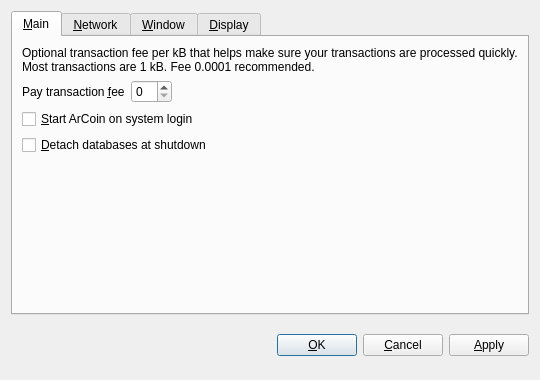
<?xml version="1.0" encoding="UTF-8"?>
<ui version="4.0">
 <class>OptionsDialog</class>
 <widget class="QDialog" name="OptionsDialog">
  <property name="geometry">
   <rect>
    <x>0</x>
    <y>0</y>
    <width>540</width>
    <height>380</height>
   </rect>
  </property>
  <property name="windowTitle">
   <string>Options</string>
  </property>
  <property name="modal">
   <bool>true</bool>
  </property>
  <layout class="QVBoxLayout" name="verticalLayout">
   <item>
    <widget class="QTabWidget" name="tabWidget">
     <property name="tabPosition">
      <enum>QTabWidget::North</enum>
     </property>
     <property name="currentIndex">
      <number>0</number>
     </property>
     <widget class="QWidget" name="tabMain">
      <attribute name="title">
       <string>&amp;Main</string>
      </attribute>
      <layout class="QVBoxLayout" name="verticalLayout_Main">
       <item>
        <widget class="QLabel" name="transactionFeeInfoLabel">
         <property name="text">
          <string>Optional transaction fee per kB that helps make sure your transactions are processed quickly. Most transactions are 1 kB. Fee 0.0001 recommended.</string>
         </property>
         <property name="textFormat">
          <enum>Qt::PlainText</enum>
         </property>
         <property name="wordWrap">
          <bool>true</bool>
         </property>
        </widget>
       </item>
       <item>
        <layout class="QHBoxLayout" name="horizontalLayout_Main">
         <item>
          <widget class="QLabel" name="transactionFeeLabel">
           <property name="text">
            <string>Pay transaction &amp;fee</string>
           </property>
           <property name="textFormat">
            <enum>Qt::PlainText</enum>
           </property>
           <property name="buddy">
            <cstring>transactionFee</cstring>
           </property>
          </widget>
         </item>
         <item>
          <widget class="BitcoinAmountField" name="transactionFee"/>
         </item>
         <item>
          <spacer name="horizontalSpacer_Main">
           <property name="orientation">
            <enum>Qt::Horizontal</enum>
           </property>
           <property name="sizeHint" stdset="0">
            <size>
             <width>40</width>
             <height>20</height>
            </size>
           </property>
          </spacer>
         </item>
        </layout>
       </item>
       <item>
        <widget class="QCheckBox" name="bitcoinAtStartup">
         <property name="toolTip">
          <string>Automatically start ArCoin after logging in to the system.</string>
         </property>
         <property name="text">
          <string>&amp;Start ArCoin on system login</string>
         </property>
        </widget>
       </item>
       <item>
        <widget class="QCheckBox" name="detachDatabases">
         <property name="toolTip">
          <string>Detach block and address databases at shutdown. This means they can be moved to another data directory, but it slows down shutdown. The wallet is always detached.</string>
         </property>
         <property name="text">
          <string>&amp;Detach databases at shutdown</string>
         </property>
        </widget>
       </item>
       <item>
        <spacer name="verticalSpacer_Main">
         <property name="orientation">
          <enum>Qt::Vertical</enum>
         </property>
         <property name="sizeHint" stdset="0">
          <size>
           <width>20</width>
           <height>40</height>
          </size>
         </property>
        </spacer>
       </item>
      </layout>
     </widget>
     <widget class="QWidget" name="tabNetwork">
      <attribute name="title">
       <string>&amp;Network</string>
      </attribute>
      <layout class="QVBoxLayout" name="verticalLayout_Network">
       <item>
        <widget class="QCheckBox" name="mapPortUpnp">
         <property name="toolTip">
          <string>Automatically open the ArCoin client port on the router. This only works when your router supports UPnP and it is enabled.</string>
         </property>
         <property name="text">
          <string>Map port using &amp;UPnP</string>
         </property>
        </widget>
       </item>
       <item>
        <widget class="QCheckBox" name="connectSocks">
         <property name="toolTip">
          <string>Connect to the ArCoin network through a SOCKS proxy (e.g. when connecting through Tor).</string>
         </property>
         <property name="text">
          <string>&amp;Connect through SOCKS proxy:</string>
         </property>
        </widget>
       </item>
       <item>
        <layout class="QHBoxLayout" name="horizontalLayout_Network">
         <item>
          <widget class="QLabel" name="proxyIpLabel">
           <property name="text">
            <string>Proxy &amp;IP:</string>
           </property>
           <property name="textFormat">
            <enum>Qt::PlainText</enum>
           </property>
           <property name="buddy">
            <cstring>proxyIp</cstring>
           </property>
          </widget>
         </item>
         <item>
          <widget class="QValidatedLineEdit" name="proxyIp">
           <property name="maximumSize">
            <size>
             <width>140</width>
             <height>16777215</height>
            </size>
           </property>
           <property name="toolTip">
            <string>IP address of the proxy (e.g. 127.0.0.1)</string>
           </property>
          </widget>
         </item>
         <item>
          <widget class="QLabel" name="proxyPortLabel">
           <property name="text">
            <string>&amp;Port:</string>
           </property>
           <property name="textFormat">
            <enum>Qt::PlainText</enum>
           </property>
           <property name="buddy">
            <cstring>proxyPort</cstring>
           </property>
          </widget>
         </item>
         <item>
          <widget class="QLineEdit" name="proxyPort">
           <property name="maximumSize">
            <size>
             <width>55</width>
             <height>16777215</height>
            </size>
           </property>
           <property name="toolTip">
            <string>Port of the proxy (e.g. 9050)</string>
           </property>
          </widget>
         </item>
         <item>
          <widget class="QLabel" name="socksVersionLabel">
           <property name="text">
            <string>SOCKS &amp;Version:</string>
           </property>
           <property name="textFormat">
            <enum>Qt::PlainText</enum>
           </property>
           <property name="buddy">
            <cstring>socksVersion</cstring>
           </property>
          </widget>
         </item>
         <item>
          <widget class="QValueComboBox" name="socksVersion">
           <property name="toolTip">
            <string>SOCKS version of the proxy (e.g. 5)</string>
           </property>
          </widget>
         </item>
         <item>
          <spacer name="horizontalSpacer_Network">
           <property name="orientation">
            <enum>Qt::Horizontal</enum>
           </property>
           <property name="sizeHint" stdset="0">
            <size>
             <width>40</width>
             <height>20</height>
            </size>
           </property>
          </spacer>
         </item>
        </layout>
       </item>
       <item>
        <spacer name="verticalSpacer_Network">
         <property name="orientation">
          <enum>Qt::Vertical</enum>
         </property>
         <property name="sizeHint" stdset="0">
          <size>
           <width>20</width>
           <height>40</height>
          </size>
         </property>
        </spacer>
       </item>
      </layout>
     </widget>
     <widget class="QWidget" name="tabWindow">
      <attribute name="title">
       <string>&amp;Window</string>
      </attribute>
      <layout class="QVBoxLayout" name="verticalLayout_Window">
       <item>
        <widget class="QCheckBox" name="minimizeToTray">
         <property name="toolTip">
          <string>Show only a tray icon after minimizing the window.</string>
         </property>
         <property name="text">
          <string>&amp;Minimize to the tray instead of the taskbar</string>
         </property>
        </widget>
       </item>
       <item>
        <widget class="QCheckBox" name="minimizeOnClose">
         <property name="toolTip">
          <string>Minimize instead of exit the application when the window is closed. When this option is enabled, the application will be closed only after selecting Quit in the menu.</string>
         </property>
         <property name="text">
          <string>M&amp;inimize on close</string>
         </property>
        </widget>
       </item>
       <item>
        <spacer name="verticalSpacer_Window">
         <property name="orientation">
          <enum>Qt::Vertical</enum>
         </property>
         <property name="sizeHint" stdset="0">
          <size>
           <width>20</width>
           <height>40</height>
          </size>
         </property>
        </spacer>
       </item>
      </layout>
     </widget>
     <widget class="QWidget" name="tabDisplay">
      <attribute name="title">
       <string>&amp;Display</string>
      </attribute>
      <layout class="QVBoxLayout" name="verticalLayout_Display">
       <item>
        <layout class="QHBoxLayout" name="horizontalLayout_1_Display">
         <item>
          <widget class="QLabel" name="langLabel">
           <property name="text">
            <string>User Interface &amp;language:</string>
           </property>
           <property name="textFormat">
            <enum>Qt::PlainText</enum>
           </property>
           <property name="buddy">
            <cstring>lang</cstring>
           </property>
          </widget>
         </item>
         <item>
          <widget class="QValueComboBox" name="lang">
           <property name="toolTip">
            <string>The user interface language can be set here. This setting will take effect after restarting ArCoin.</string>
           </property>
          </widget>
         </item>
        </layout>
       </item>
       <item>
        <layout class="QHBoxLayout" name="horizontalLayout_2_Display">
         <item>
          <widget class="QLabel" name="unitLabel">
           <property name="text">
            <string>&amp;Unit to show amounts in:</string>
           </property>
           <property name="textFormat">
            <enum>Qt::PlainText</enum>
           </property>
           <property name="buddy">
            <cstring>unit</cstring>
           </property>
          </widget>
         </item>
         <item>
          <widget class="QValueComboBox" name="unit">
           <property name="toolTip">
            <string>Choose the default subdivision unit to show in the interface and when sending coins.</string>
           </property>
          </widget>
         </item>
        </layout>
       </item>
       <item>
        <widget class="QCheckBox" name="displayAddresses">
         <property name="toolTip">
          <string>Whether to show ArCoin addresses in the transaction list or not.</string>
         </property>
         <property name="text">
          <string>&amp;Display addresses in transaction list</string>
         </property>
        </widget>
       </item>
       <item>
        <spacer name="verticalSpacer_Display">
         <property name="orientation">
          <enum>Qt::Vertical</enum>
         </property>
         <property name="sizeHint" stdset="0">
          <size>
           <width>20</width>
           <height>40</height>
          </size>
         </property>
        </spacer>
       </item>
      </layout>
     </widget>
    </widget>
   </item>
   <item>
    <layout class="QHBoxLayout" name="horizontalLayout_Buttons">
     <item>
      <spacer name="horizontalSpacer_1">
       <property name="orientation">
        <enum>Qt::Horizontal</enum>
       </property>
       <property name="sizeHint" stdset="0">
        <size>
         <width>40</width>
         <height>48</height>
        </size>
       </property>
      </spacer>
     </item>
     <item>
      <widget class="QLabel" name="statusLabel">
       <property name="font">
        <font>
         <weight>75</weight>
         <bold>true</bold>
        </font>
       </property>
       <property name="text">
        <string/>
       </property>
       <property name="textFormat">
        <enum>Qt::PlainText</enum>
       </property>
       <property name="wordWrap">
        <bool>true</bool>
       </property>
      </widget>
     </item>
     <item>
      <spacer name="horizontalSpacer_2">
       <property name="orientation">
        <enum>Qt::Horizontal</enum>
       </property>
       <property name="sizeHint" stdset="0">
        <size>
         <width>40</width>
         <height>48</height>
        </size>
       </property>
      </spacer>
     </item>
     <item>
      <widget class="QPushButton" name="okButton">
       <property name="text">
        <string>&amp;OK</string>
       </property>
      </widget>
     </item>
     <item>
      <widget class="QPushButton" name="cancelButton">
       <property name="text">
        <string>&amp;Cancel</string>
       </property>
       <property name="autoDefault">
        <bool>false</bool>
       </property>
      </widget>
     </item>
     <item>
      <widget class="QPushButton" name="applyButton">
       <property name="text">
        <string>&amp;Apply</string>
       </property>
       <property name="autoDefault">
        <bool>false</bool>
       </property>
      </widget>
     </item>
    </layout>
   </item>
  </layout>
 </widget>
 <customwidgets>
  <customwidget>
   <class>BitcoinAmountField</class>
   <extends>QSpinBox</extends>
   <header>bitcoinamountfield.h</header>
  </customwidget>
  <customwidget>
   <class>QValueComboBox</class>
   <extends>QComboBox</extends>
   <header>qvaluecombobox.h</header>
  </customwidget>
  <customwidget>
   <class>QValidatedLineEdit</class>
   <extends>QLineEdit</extends>
   <header>qvalidatedlineedit.h</header>
  </customwidget>
 </customwidgets>
 <resources/>
 <connections/>
</ui>
